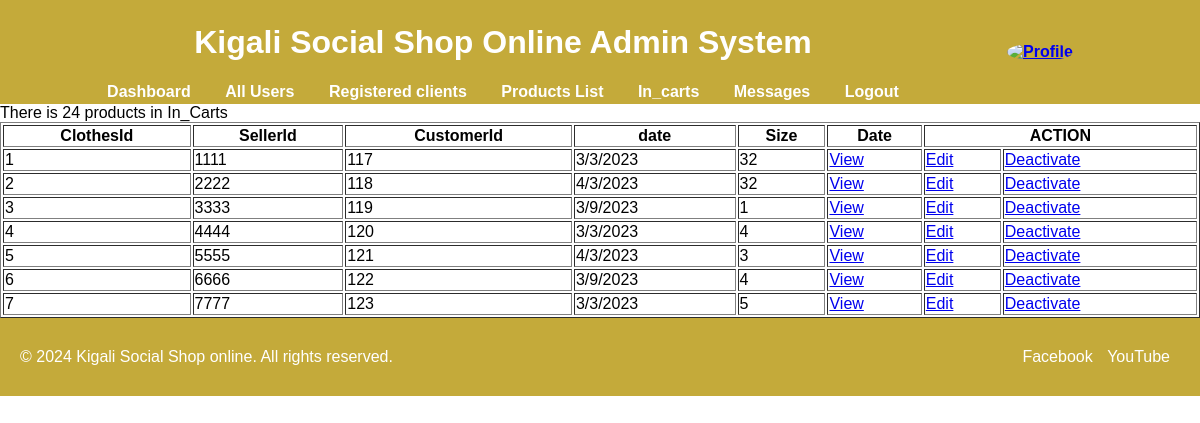
Page /in_carts.php (signed in) on the committed database.
### tables this page shows
CREATE TABLE `in_carts` (
  `ClothesId` int(1) DEFAULT NULL,
  `SellerId` int(4) DEFAULT NULL,
  `CustomerId` int(3) DEFAULT NULL,
  `date` varchar(8) DEFAULT NULL,
  `Size` int(2) DEFAULT NULL,
  `Desciption` varchar(9) DEFAULT NULL
);

### in_carts.php (the view, shortened to what this page needs)
<?php
   include('sessions.php');
?>
<!DOCTYPE html>
<html lang="en">
<head>
</head>
<body>
   <div class="hello">
  <table border="0"bgcolor="#c4aa3a">
  <tr><th width="1000px">
    <div class="header">
      <h1>Kigali Social Shop  Online Admin System</h1>
      <nav>
        <a href="admin.php">Dashboard</a>
        <a href="users.php">All Users</a>
        <a href="buyers.php">Registered clients</a>
        <a href="products.php">Products List</a>
        <a href="in_carts.php">In_carts</a>
        <a href="messages.php">Messages</a>
        <a href="logout.php">Logout</a>
      </nav>
    </div>
  </th><th>
    <div class="profile-section">
    <a href="profile.php"><img src="images/ppp.jpg" alt="Profile"style="width: 35%;border-radius: 50%;"></img></a>	   <br/>
    </div>
  </th></tr>
    </table></div>
    <?php
    $q = "SELECT * FROM clothes";
 $results = mysqli_query($con,$q);
 if($results){
    echo "There is ".$rowcount=mysqli_num_rows($results)." products in In_Carts";
 }else{
   echo "0";
 }
  ?>
  <?php
include("Connection.php");
                echo "<table border=1 width='100%'>
                <tr>
                <th>ClothesId </th>
                <th>SellerId </th>
                <th>CustomerId </th>
                <th>date</th>
				<th>Size</th>
                <th>Date</th>
                <th colspan=3>ACTION </th>
                </tr>";
                $qer = "SELECT * FROM in_carts";
				$results = mysqli_query($con, $qer);
                while($r= mysqli_fetch_array($results)){
                    echo "<tr>
                    <td>".$r['ClothesId']."</td>
                    <td>".$r['SellerId']."</td>
                    <td>".$r['CustomerId']."</td>
                    <td>".$r['date']."</td>
					<td>".$r['Size']."</td>";
                    echo "
                    <td><a href='ViewUser.php?ClothesId=$r[ClothesId]'> View </a></td>
                    <td><a href='EditUser.php?ClothesId=$r[ClothesId]'> Edit </a></td>
                    <td><a href='DeactivateUser.php?ClothesId=$r[ClothesId]'> Deactivate </a></td>
                    </tr>";
                }
                echo "</table>";
        ?>
<footer>
    <div class="container">
      <p>&copy; 2024 Kigali Social Shop  online. All rights reserved.</p>
      <ul>
        <li><a href="https://www.facebook.com" target="_blank">Facebook</a></li>
        <li><a href="https://www.youtube.com" target="_blank">YouTube</a></li>
      </ul>
    </div>
  </footer>
</body>
</html>

### in_carts.php (style rules this page uses)
footer p { margin: 0; }
footer ul { list-style: none; padding: 0; margin: 0; }
footer ul li { display: inline; margin-right: 10px; }
footer a { text-decoration: none; color: #fff; }
footer { background-color: #c4aa3a; color: #fff; padding: 10px 0; text-align: center; position:relative; }
body { margin: 0; font-family: Arial, sans-serif; }
.header { background-color: #c4aa3a; color: #fff; padding: 0px; text-align: center; }
.container { display: flex; justify-content: space-between; padding: 20px; }
.profile-section { width: 100%; background-color: #c4aa3a; padding: 0px; height: 100% }
.header a { color: #fff; text-decoration: none; margin: 0 15px; }
.hello { background-color: #c4aa3a; }

### rows in the picture
in_carts: ClothesId "1", SellerId "1111", CustomerId "117", date "3/3/2023", Size "32"
in_carts: ClothesId "2", SellerId "2222", CustomerId "118", date "4/3/2023", Size "32"
in_carts: ClothesId "3", SellerId "3333", CustomerId "119", date "3/9/2023", Size "1"
in_carts: ClothesId "4", SellerId "4444", CustomerId "120", date "3/3/2023", Size "4"
in_carts: ClothesId "5", SellerId "5555", CustomerId "121", date "4/3/2023", Size "3"
in_carts: ClothesId "6", SellerId "6666", CustomerId "122", date "3/9/2023", Size "4"
in_carts: ClothesId "7", SellerId "7777", CustomerId "123", date "3/3/2023", Size "5"

### other values in the picture
$rowcount=mysqli_num_rows($results)." products in In_Carts" "24 products in In_Carts"
